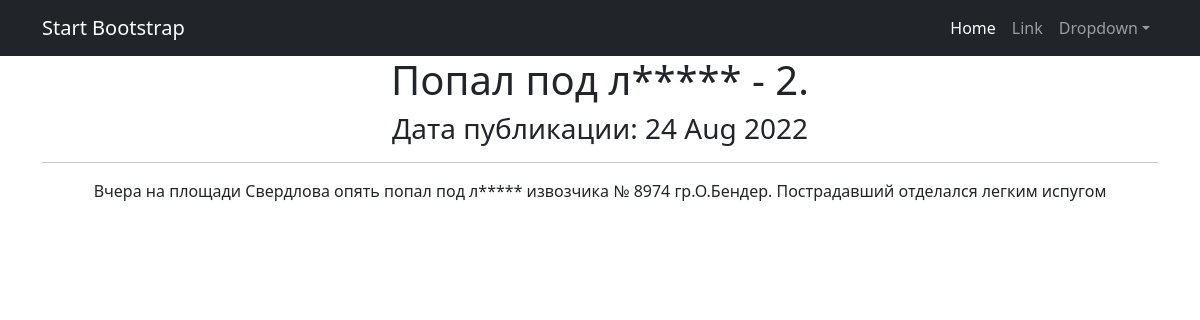
The page /news/news/4 on the database its author committed.
### news/models.py (models this page shows, shortened)
class Post(models.Model):                                                                   # Модель 3
    author = models.ForeignKey(Author, on_delete=models.CASCADE)                            # - связь "один ко многим" с моделью Author
    article_or_new = models.CharField(max_length=3, choices=POSITIONS, default=article)     # ART - статья; NEW - новость
    title = models.CharField(max_length=255)                                                # Заголовок статьи или новости
    text_body = models.TextField(default='No text')                                         # Текст статьи или новости
    date_time_post = models.DateTimeField(auto_now_add=True)                                # Дата и время СОЗДАНИЯ записи
    rating_article_or_new = models.FloatField(default=0.0)                                  # Рейтинг статьи или новости
    category = models.ManyToManyField(Category, through='PostCategory')                     # - связь "многие ко многим" с моделью Category (через модель PostCategory)

### news/views.py (the view)
# urls.py: path('news/<int:pk>', NewDetail.as_view(), name='post_detail'),
class NewDetail(DetailView):
    model = Post
    template_name = 'new.html'
    context_object_name = 'new'

### news/templatetags/custom_filters.py (called while the page is built)
@register.filter()
def censor(text, dict_censor=None):
    if dict_censor is None:
        dict_censor = dict1
    if type(text) != str:               # Проверка строкового типа. Вызов исключения при попытке применения не к строке
        raise ValueError
    length = len(text)
    for word in dict_censor:              # Цикл, для перебора слов (ключей) из словаря Цензор
        index = 0
        while index < length:             # Цикл для поиска вхождения текущего слова в строку и определение его индекса
            i = text.find(word, index)
            if i == -1:
                break
            else:
                print(i)
                for j in range(i+1, i + dict_censor[word]):
                    text = text[:j] + "*" + text[j + 1:]
            index = i + 1
    return text

### templates/new.html (shortened to what this page needs)
{% extends 'flatpages/default.html' %}
{% load custom_filters %}
{% block content %}
<h1>{{ new.title | censor }}</h1>
<h3>Дата публикации: {{ new.date_time_post | date:'d M Y' }}</h3>
<hr>
<p>{{ new.text_body | censor }}</p>
{% endblock content %}

### rows shown on the page
Post: title|censor "Попал под л***** - 2.", date_time_post "24 Aug 2022", text_body|censor "Вчера на площади Свердлова опять попал под л***** извозчика № 8974 гр.О.Бендер. Пострадавший отделался легким испугом"
